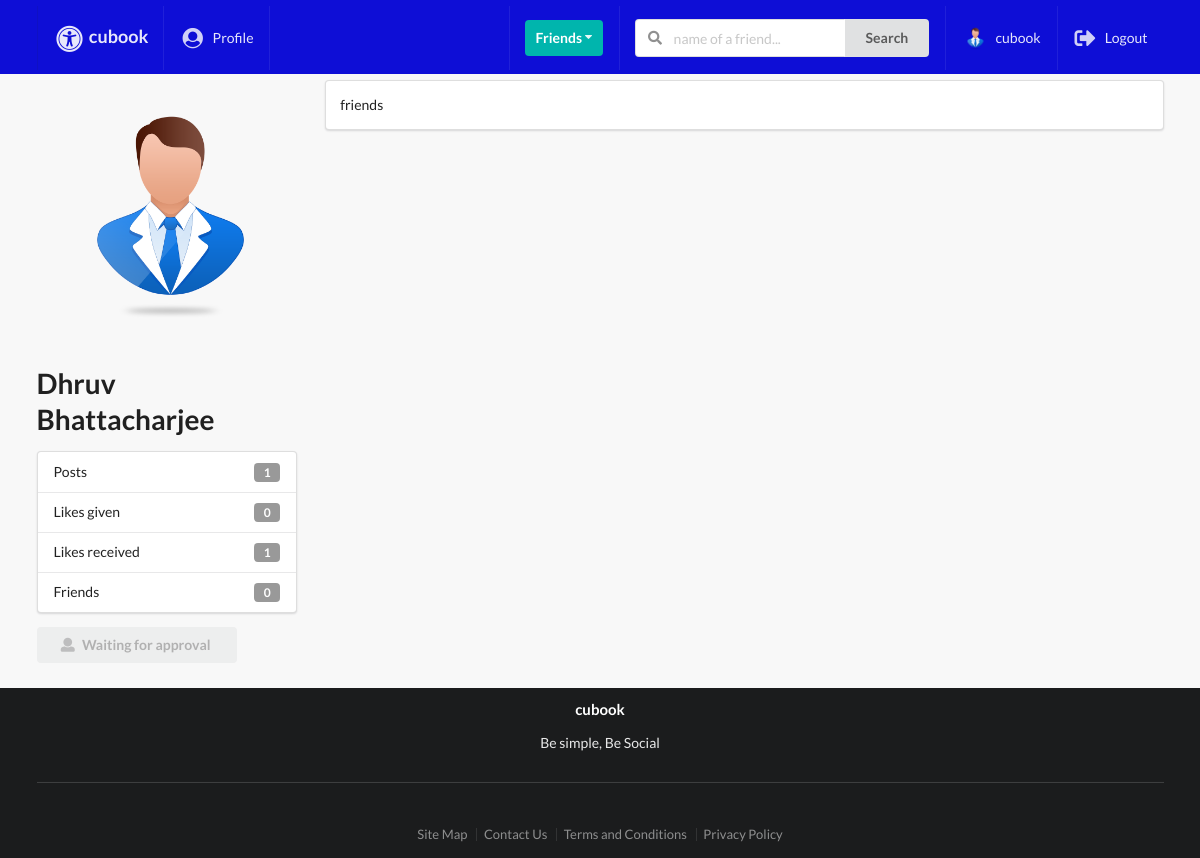
Page /profiles/dhruv-bhattacharjee/ (signed in) on the committed database.
### profiles/models.py (models this page shows, shortened)
class Profile(models.Model):
    first_name = models.CharField(max_length=200, blank=True)
    last_name = models.CharField(max_length=200, blank=True)
    user = models.OneToOneField(User, on_delete=models.CASCADE)
    bio = models.TextField(default="User has no bio ", max_length=300)
    email = models.EmailField(max_length=200, blank=True)
    country = models.CharField(max_length=200, blank=True)
    avatar = models.ImageField(default='avatar.png', upload_to='avatars/')
    friends = models.ManyToManyField(User, blank=True, related_name='friends')
    slug = models.SlugField(unique=True, blank=True)
    updated = models.DateTimeField(auto_now=True)
    created = models.DateTimeField(auto_now_add=True)
    objects = ProfileManager()
    def get_friends_no(self):
        return self.friends.all().count()
    def get_posts_no(self):
        return self.posts.all().count()
    def get_all_authors_posts(self):
        return self.posts.all()
    def get_likes_given_no(self):
        likes = self.like_set.all()
        total_liked = 0
        for item in likes:
            if item.value=='Like':
                total_liked += 1
        return total_liked
    def get_likes_recieved_no(self):
        posts = self.posts.all()
        total_liked = 0
        for item in posts:
            total_liked += item.liked.all().count()
        return total_liked
    __initial_first_name = None
    __initial_last_name = None
    def __init__(self, *args, **kwargs):
        super().__init__(*args, **kwargs)
        self.__initial_first_name = self.first_name
        self.__initial_last_name = self.last_name

### posts/models.py (models this page shows, shortened)
class Post(models.Model):
    content = models.TextField()
    image = models.ImageField(upload_to='posts',validators=[FileExtensionValidator(['png','jpg','jpeg','gif'])], blank=True)
    liked = models.ManyToManyField(Profile,blank = True,related_name = 'likes')
    updated = models.DateTimeField(auto_now = True)
    created = models.DateTimeField(auto_now_add = True)
    author = models.ForeignKey(Profile, on_delete = models.CASCADE,related_name='posts')
    class Meta:
        ordering = ('-created',)

### profiles/views.py (the view)
# urls.py: path('<slug>/',ProfileDetailView.as_view(),name='profile-detail-view'),
class ProfileDetailView(LoginRequiredMixin, DetailView):
    model = Profile
    template_name = 'profiles/detail.html'
    def get_context_data(self, **kwargs):
        context = super().get_context_data(**kwargs)
        user = User.objects.get(username__iexact=self.request.user)
        profile = Profile.objects.get(user=user)
        rel_r = Relationship.objects.filter(sender=profile)
        rel_s = Relationship.objects.filter(receiver=profile)
        rel_receiver = []
        rel_sender = []
        for item in rel_r:
            rel_receiver.append(item.receiver.user)
        for item in rel_s:
            rel_sender.append(item.sender.user)
        context["rel_receiver"] = rel_receiver
        context["rel_sender"] = rel_sender
        context['posts'] = self.get_object().get_all_authors_posts()
        context['len_posts'] = True if len(self.get_object().get_all_authors_posts()) > 0 else False
        return context

### profiles/context_processors.py (called while the page is built)
def profile_pic(request):
    if request.user.is_authenticated:
        profile_obj = Profile.objects.get(user=request.user)
        pic = profile_obj.avatar
        return {'picture': pic}
    return{}

def invitations_received_no(request):
    if request.user.is_authenticated:
        profile_obj = Profile.objects.get(user=request.user)
        qs_count = Relationship.objects.invitations_received(profile_obj).count()
        return {'invites_num': qs_count}
    return{}

### profiles/models.py (called while the page is built)
    def invitations_received(self, receiver):
        qs = Relationship.objects.filter(receiver=receiver, status='send')
        return qs

### profiles/templates/profiles/detail.html (shortened to what this page needs)
{% extends 'base.html' %}
{% block content %}
<div class="ui grid">
    <br>
    <div class="row">
        <div class="four wide column">
            <img class="ui medium rounded image" src={{object.avatar.url}}>
            <h1>{{object.first_name}}  {{object.last_name}}</h1>
            <div class="ui vertical fluid menu">
                <div class="item">
                    Posts
                    <div class="ui label">{{ object.get_posts_no }}</div>
                </div>
                <div class="item">
                    Likes given
                    <div class="ui label">{{ object.get_likes_given_no }}</div>
                </div>
                <div class="item">
                    Likes received
                    <div class="ui label">{{ object.get_likes_recieved_no }}</div>
                </div>
                <div class="item">
                    Friends
                    <div class="ui label">{{ object.get_friends_no }}</div>
                </div>
            </div>
            {% if object.user in rel_receiver and request.user not in object.friends.all %}
                <button class="ui disabled button mb-5 w-big"><i class="user icon"></i>Waiting for approval</button>
            {% endif %}
        </div>
        <div class="twelve wide column">
            {% if len_posts %}
                {% for post in posts %}
                    <div class="segment ui fluid">
                        {{post.content}}
                    </div>
                {% endfor %}
            {% else %}
                <h1>No posts ...</h1>
            {% endif %}
        </div>
    </div>
</div>
{% endblock content %}

### templates/main/navbar.html (shortened to what this page needs)
{% url 'posts:main-post-view' as path_to_posts %}
{% url 'profiles:my-profile-view' as path_to_profile %}
<div class="ui fixed inverted menu nav mb-7">
    <div class="ui container">
        <a href="{{path_to_posts}}" class="{% if request.path == path_to_posts %}  {% endif %}item">
            <h3><i class="large universal access icon"></i>cubook</h3>
        </a>
        {% if request.user.is_authenticated %}
        <a href="{{path_to_profile}}" class="{% if request.path == path_to_profile %} active {% endif %}item">
            <i class="large user circle icon"></i> Profile
        </a>
        {% endif %}
        <div class="right menu">
            {% if request.user.is_authenticated %}
            <div class="item">
                <div class="ui floating dropdown icon button teal"> Friends
                  <i class="dropdown icon"></i>
                </div>
            </div>
                <div class="item">
                   <form action="" method="GET">
                        <div class="ui action left icon input">
                            <input class="prompt" type="text" name='q' placeholder="name of a friend...">
                            <button type='submit' class="ui button">Search</button>
                        </div>
                    </form>
                </div>
                <a href="{{path_to_profile}}" class="item">
                   <img src={{picture.url}} class="ui avatar image">&nbsp;{{ request.user }}
                </a>
                <a href="{% url 'account_logout' %}" class="ui item">
                 <i class="large sign out alternate icon"></i> Logout
                </a>
            {% else %}
            <a href="{% url 'account_login' %}" class="ui item">
                 <i class="large sign in alternate icon"></i> Login
            </a>
            {% endif %}
        </div>
    </div>
</div>

### static_project/style.css (style rules this page uses)
body { background: #f8f8f8 !important; }
.nav { border-radius: 0px !important; padding: 6px 0 4px 0 !important; background-color: #0e0ed6 !important; }
.mb-7 { margin-bottom: 7px !important; }
.mb-5 { margin-bottom: 5px !important; }
.w-big { width: 200px !important; }

### rows in the picture
Profile: avatar (placeholder picture), first_name "Dhruv", last_name "Bhattacharjee", get_posts_no "1", get_likes_given_no "0", get_likes_recieved_no "1", get_friends_no "0"
Post: content "friends"

### other values in the picture
{{ request.user }} "cubook"
